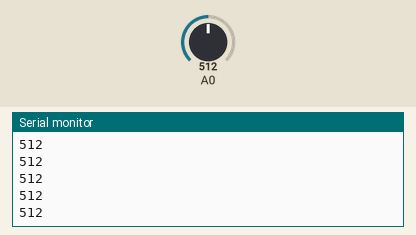
This sketch was run on a simulated Arduino Uno, built with avr-gcc and run on an emulated ATmega328P. Shown: the last lines printed to the serial monitor. The inputs (shaded band) are chosen by the test bench; at power-on: A0 = 512.

Above: at 1.2 s.
1.3 s: A0 set to 716
At 1.61 s:
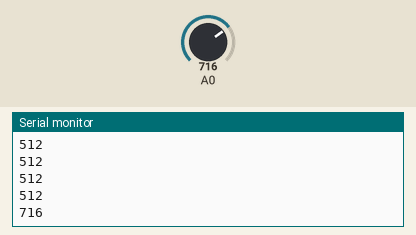
2.8 s: A0 set to 900
At 2.81 s:
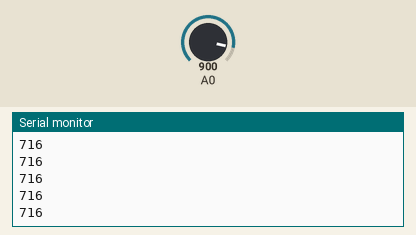
Timing chart, 0 to 5.8 s (numbered marks = the images above; inputs shaded):
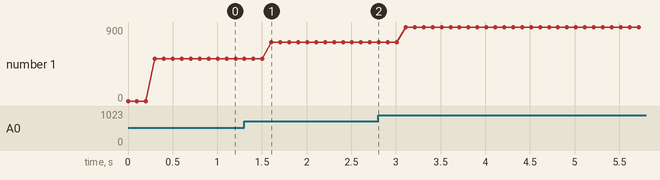

The sketch:

Bluno_DSP_medianFilter.ino
```cpp
/*
I think that a small value is sufficient
Since a blink is the source of peak noise = 3 points, 3 points on each side so window = 7
Purpose: get rid of sharp noises and outliers (high freq noise)
 */

 const int windowSize = 7;//must be odd
 int rawData[windowSize] = {0};
 int index = 0;


// the setup routine runs once when you press reset:
void setup() {
  // initialize serial communication at 9600 bits per second:
  Serial.begin(9600);
  //for (int i = 0; i < windowSize; i++)
  //  Serial.print(rawData[i]);
}

// the loop routine runs over and over again forever:
void loop() {
  // read the input on analog pin 0:
  int sensorValue = analogRead(A0);

  rawData[index] = sensorValue;

  Serial.println(median(rawData, windowSize));

  index++;

  if (index >= windowSize)
    index = 0; //reset

  delay(100);        // delay in between reads for stability
}

//finds the median of an array
int median(int data[], int arraySize)
{
   sort(data, arraySize);

   return data[arraySize/2]; //integer division rounds up
}

//Insertion sort: good for small arrays
void sort(int data[], int arraySize) //this is passing by pointer!
{
  //Serial.println(sizeof(data));//not reading it correctly!
    for (int i = 1; i < arraySize; i++) {
      int j = i;

        while (j>0 && data[j-1] > data[j]) {
           //swap
          int temp = data[j-1];
          data[j-1] = data[j];
          data[j] = temp;

          j--;
        }

    }
}
```

Measured:
- after the input at 1.3 s, the serial monitor: prints a new line after 0.31 s (image 1)
- plotted number 1: 512 → 716 after the input at 1.3 s, 716 → 900 after the input at 2.8 s
